Frame 1 (no input): blank canvas, image omitted
Frame 60 (the mouse pressed at the canvas centre just before this capture): blank canvas, image omitted
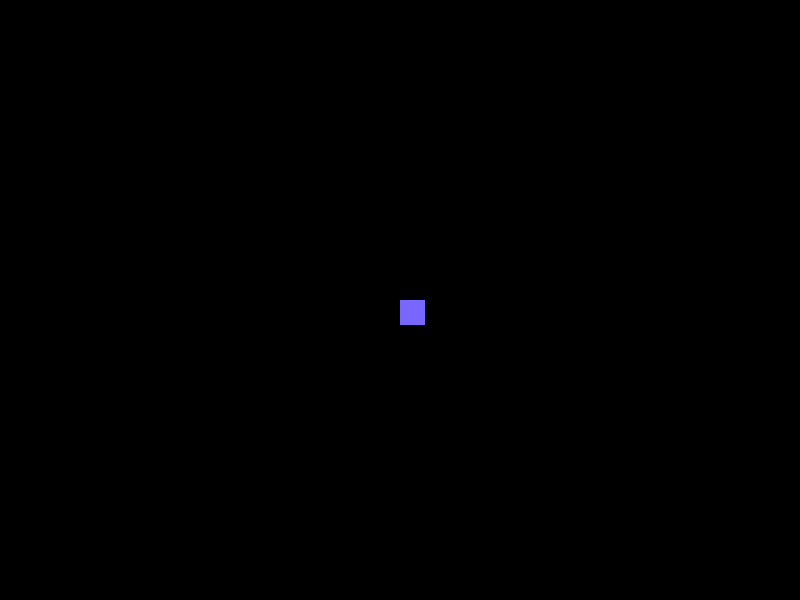
Frame 120 (the mouse held since frame 60 and released just before this capture)

The Processing sketch whose frames 1 and 60 were blank and that drew this single picture after the mouse press (run headless with seeded random() and noise(); from frame 60 on, the mouse is pressed at the canvas centre):

// Processing sketch: test_pixel_01
// ── test_pixel_01.pde
int posSquareX = 0;
int posSquareY = 0;

int oldPosX = 0;
int oldPosY = 0;

int add (int a, int b) {
  return (a + b);
}

void setup() {
  size(800, 600);
  background(0,0,0);
}

void draw () {
  float r = random(0, 200);
  float v = random(0, 200);
  float b = 255;
  noStroke();
  fill(r, v, b);

  int peuimporte = add(posSquareX, posSquareY);

  posSquareX = mouseX - (mouseX % 25);
  posSquareY = mouseY - (mouseY % 25);
  
  if (posSquareX != oldPosX || posSquareY != oldPosY) {
    square(posSquareX, posSquareY, 25);
    oldPosX = posSquareX;
    oldPosY = posSquareY;
  }
}
